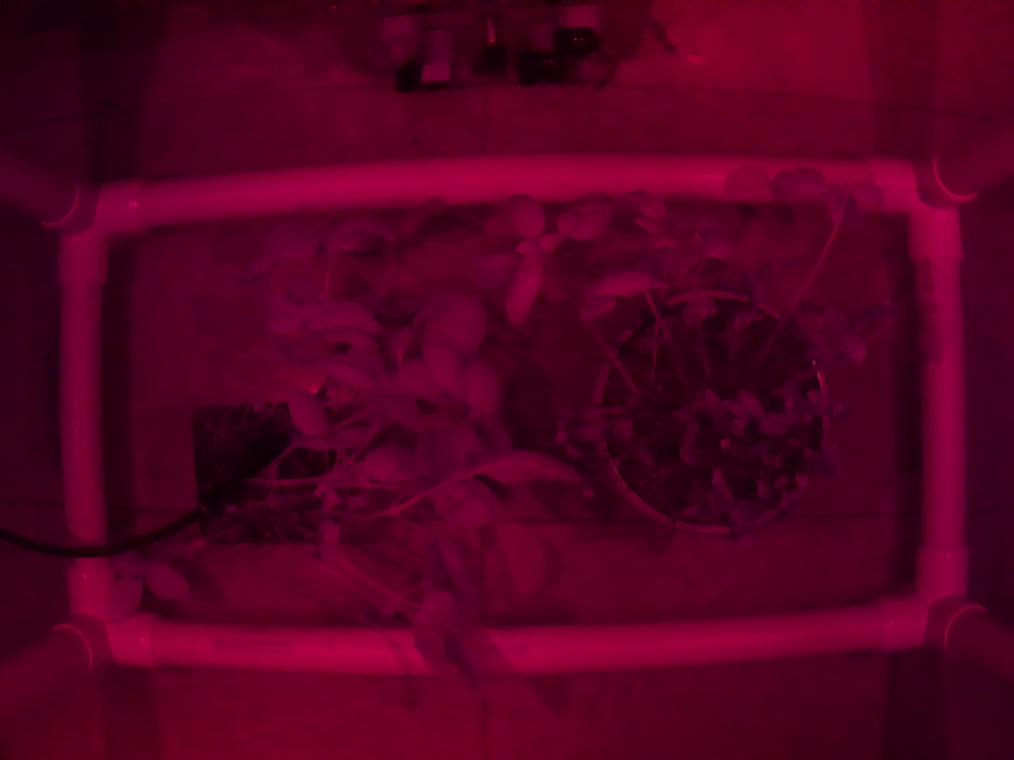
#> input picture supplemental_files/nir.jpg, 4056 x 3040 px, found by its file name (shown at 1/4 size)
$ python heatmap.py
#> lines starting #> are read from the running program, lines starting #| are printed output that depends on the picture; after the words box and inside, x2 and y2 are one past the last pixel; in counts of white or black regions, pixels touching at a corner belong together
#> in monoImg, img is the input picture: shape (3040, 4056, 3); mean B, G, R 32.7, 0.3, 83.6
#> call 2 of monoImg, with inputFile = 'supplemental_files/rgb.jpg', gain = True, outputName = 'red_photos/rgb_', timeStr = '11-20-2026_222220', doMask = True, boostThreshold = 63, boostGain = 30
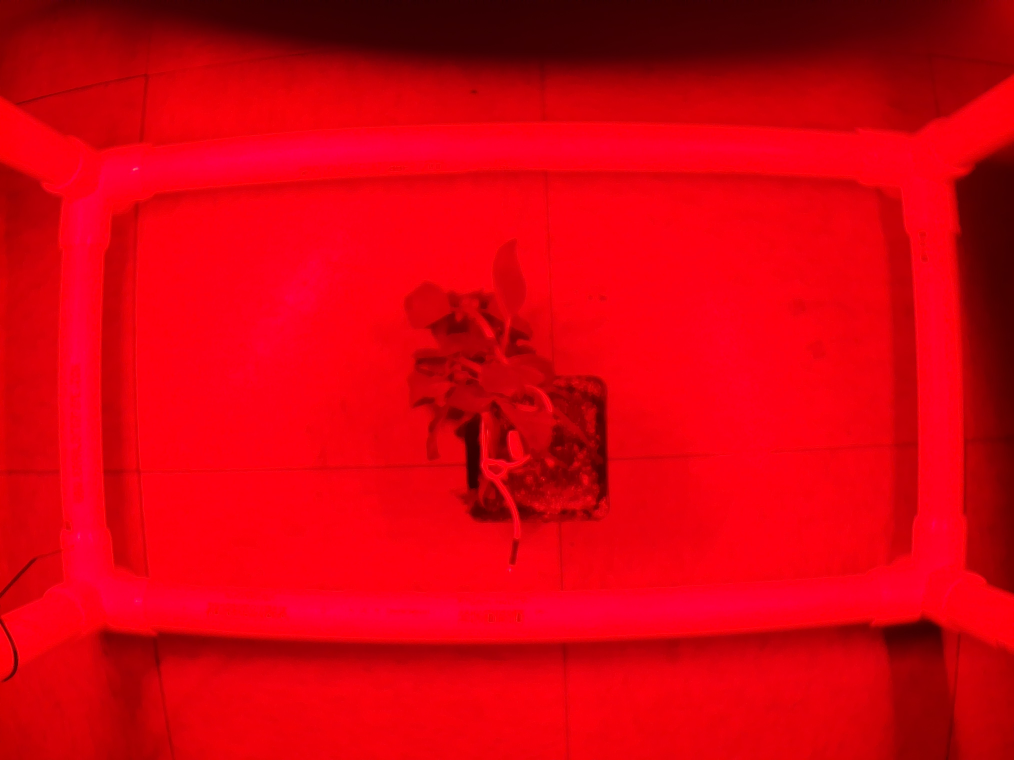
#> input picture supplemental_files/rgb.jpg, 4056 x 3040 px, found by its file name (shown at 1/4 size)
#> in monoImg, img is the input picture: shape (3040, 4056, 3); mean B, G, R 13.6, 0.5, 216.5
#> in monoImg (call 2), `monoImg = img[:,:,2]`:
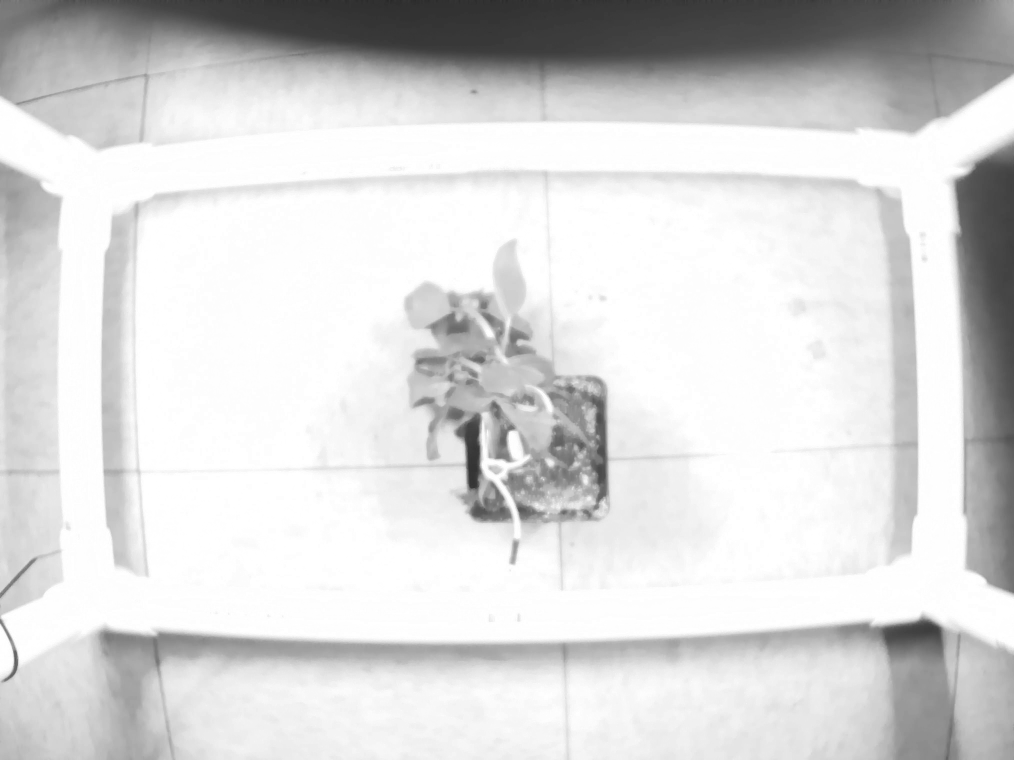
#> monoImg: shape (3040, 4056) (shown at 1/4 size); min 37, max 255, mean 216.5
#> in monoImg (call 2), `monoImg = monoImg[800:2500,400:3700]`:
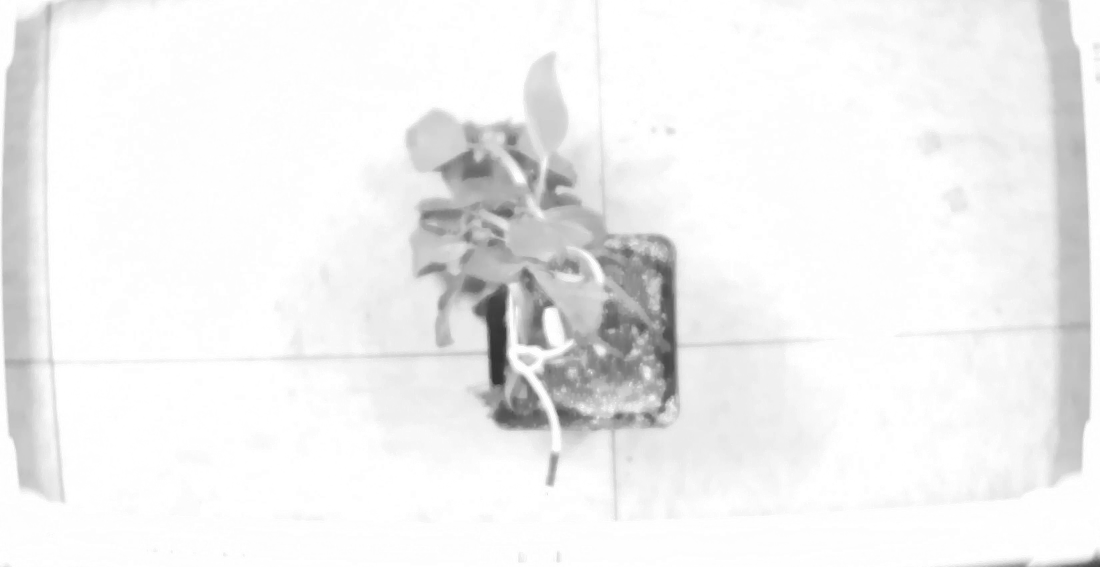
#> monoImg: shape (1700, 3300) (shown at 1/3 size); min 48, max 255, mean 240
#> in monoImg (call 2), `lessThan = ((monoImg < boostThreshold)).astype(np.uint8)`:
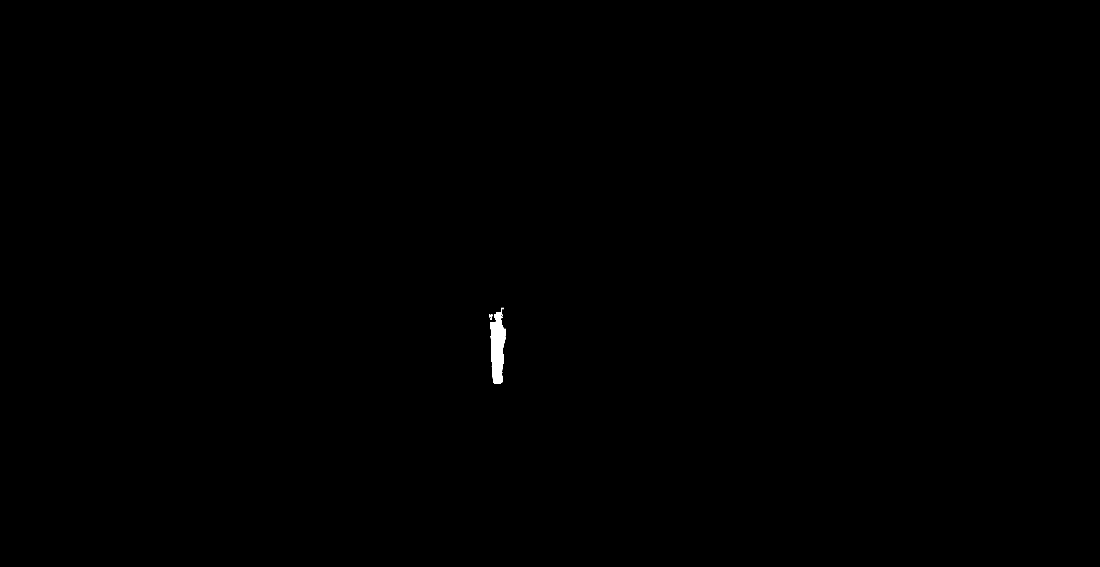
#> lessThan: shape (1700, 3300) (shown at 1/3 size); values 0 (black) and 1 (white), 0.13% white; 6 white regions (3 under 20 px), largest, box (x1, y1, x2, y2) and area: (1470, 923, 1517, 1152) 7130, (1472, 943, 1478, 960) 60, (1467, 944, 1470, 952) 23
#> in monoImg (call 2), `greaterThan = (monoImg > boostThreshold).astype(np.uint8)`: greaterThan: shape (1700, 3300); values 0 (black) and 1 (white), 99.9% white; 6 black regions (3 under 20 px), largest, box (x1, y1, x2, y2) and area: (1469, 923, 1517, 1152) 7270, (1472, 943, 1478, 960) 63, (1466, 943, 1470, 959) 37
### archive/ndvi.py
import cv2
import numpy as np

#NDVI calculation
def calcNDVI (nir, red):
     top = (nir.astype(float) - red.astype(float))
     bottom = (nir.astype(float) + red.astype(float))
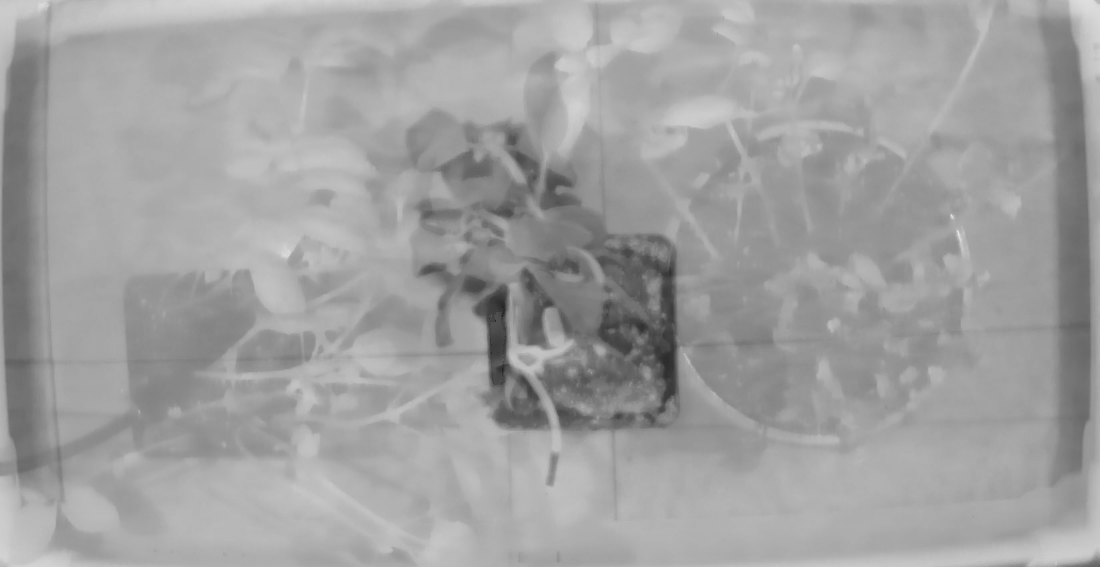
#> bottom: shape (1700, 3300) float64 (shown at 1/3 size); min 50, max 473, mean 316.7; drawn with min black and max white

     bottom[bottom == 0] = 0.000001

     ndvi = top/bottom
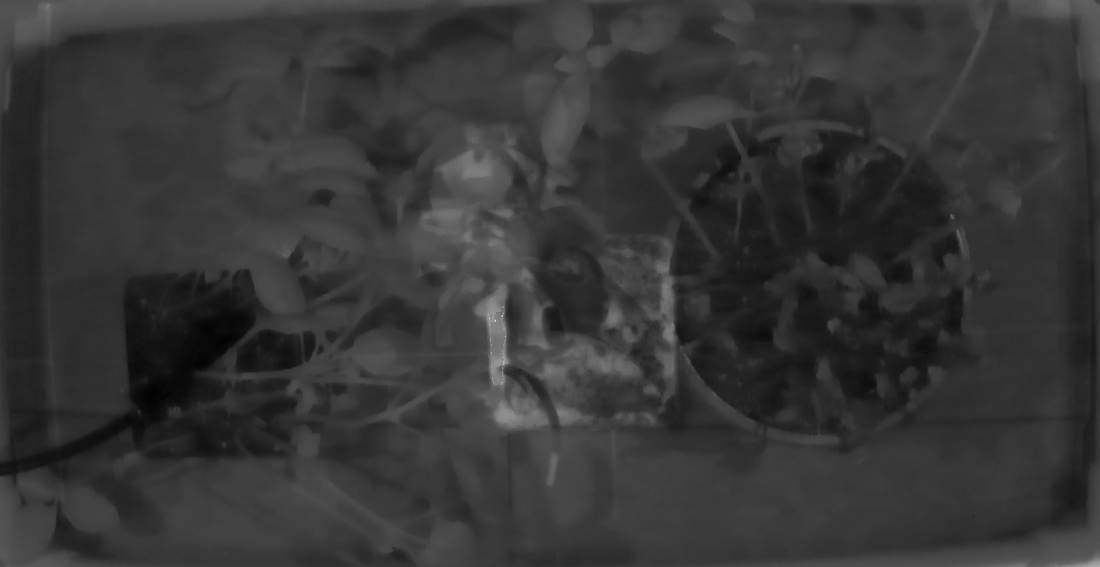
#> ndvi: shape (1700, 3300) float64 (shown at 1/3 size); min -0.932, max 1, mean -0.519; drawn with min black and max white
     return ndvi

#turns images into usable data for NDVI
def monoImg (inputFile, gain = 1, outputName = "img", timeStr = "", doMask = False, boostThreshold = 0, boostGain = 1):
    img = cv2.imread(inputFile)

    monoImg = img[:,:,2] #gets only red band of photos
    monoImg = monoImg[800:2500,400:3700] #crops image

    #apply flat gain to image
    if gain != 1:
        monoImg = np.clip(monoImg * gain, 0, 255).astype(np.uint8)

    #boost lower values of image
    if(doMask):
        lessThan = ((monoImg < boostThreshold)).astype(np.uint8)
        greaterThan = (monoImg > boostThreshold).astype(np.uint8)
        lessThanMasked = (monoImg+(boostGain * np.exp(-6.9 / boostThreshold))) * lessThan
        greaterThanMasked = monoImg * greaterThan
        monoImg = lessThanMasked + greaterThanMasked

    cv2.imwrite(outputName + timeStr + ".jpg", monoImg) #create jpg from processed image
    return monoImg

### archive/heatmap.py
from PIL import Image
import numpy as np
import cv2
import time
import ndvi

import matplotlib.pyplot as plt
from matplotlib.colors import LinearSegmentedColormap

timeStr = time.strftime("%m-%d-%Y_%H%M%S")

boostThresholdRedBand = 63
boostGainRedBand = 30

nir = ndvi.monoImg("supplemental_files/nir.jpg",True,"nir_photos/nir_", timeStr)
red = ndvi.monoImg("supplemental_files/rgb.jpg",True,"red_photos/rgb_", timeStr, True,boostThresholdRedBand,boostGainRedBand)

ndvi_image = ndvi.calcNDVI (nir,red)


colors = ["#0017ff","#d5a22b","#2aff00"]
custom_cmap = LinearSegmentedColormap.from_list("custom_cmap",colors)

plt.imshow(ndvi_image, cmap = custom_cmap)
plt.colorbar()
plt.show()
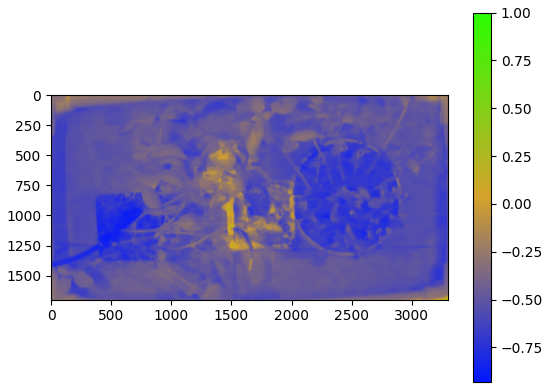
#> figure drawn by matplotlib, 2 panels
